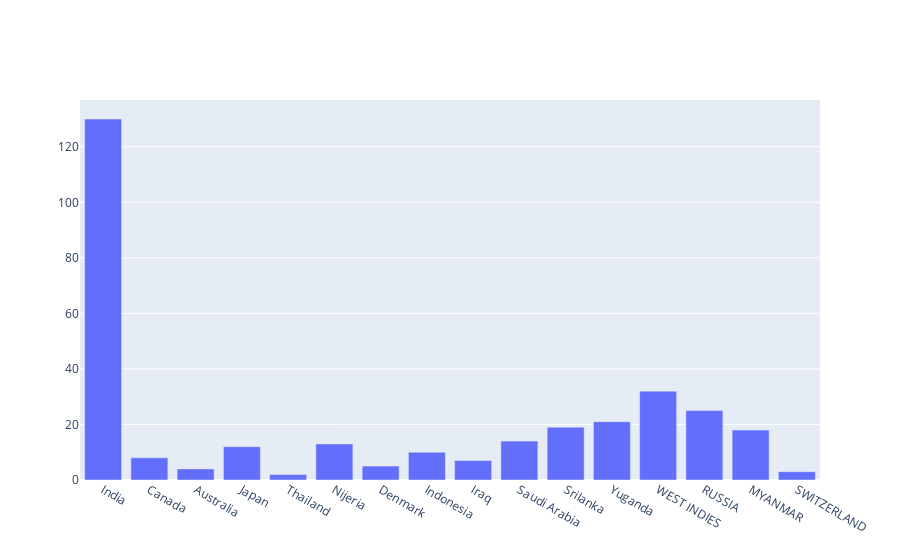

Source (notebook cell):
### Code cell
fig=go.Figure(go.Bar(x=countries,y=Population))
fig.show()

### Figure 1 — Plotly figure (JSON) as saved in the notebook; plotly's stock layout.template omitted (floating-point values rounded to 4 significant figures)
{"data": [{"type": "bar", "x": ["India", "Canada", "Australia", "Japan", "Thailand", "Nijeria", "Denmark", "Indonesia", "Iraq", "Saudi Arabia", "Srilanka", "Yuganda", "WEST INDIES", "RUSSIA", "MYANMAR", "SWITZERLAND"], "y": [130, 8, 4, 12, 2, 13, 5, 10, 7, 14, 19, 21, 32, 25, 18, 3]}], "layout": {}}
